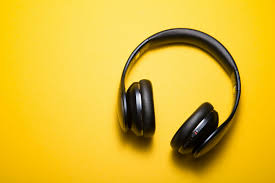
#> input picture File_Handling With OpenCV/headphone.jpg, 275 x 183 px
$ jupyter execute Basics.ipynb
#> lines starting #> are read from the running program, lines starting #| are printed output that depends on the picture
How to read image in OpenCV

[cell 1]
import cv2
image = cv2.imread(r"headphone.jpg")
#> image is the input picture: shape (183, 275, 3); mean B, G, R 46.2, 185.9, 223.7

How to Display Image in OpenCV

[cell 2]
cv2.imshow("HEADPHONE",image)
cv2.waitKey(0)
cv2.destroyAllWindows()

How to Save Image in OpenCV

[cell 3]
cv2.imwrite(r"F:\Convertor\Headphone_output.png",image)
#> Out = True

[cell 4]
image2=cv2.imread(r"F:\Convertor\Headphone_output.png")

[cell 5]
image

[cell 6]
image2

Image Dimensions

[cell 7]
print(image.shape)
#| (183, 275, 3)
image2.shape
#> Out = (183, 275, 3)

GrayScale Image

[cell 8]
gray=cv2.cvtColor(image,cv2.COLOR_BGR2GRAY)
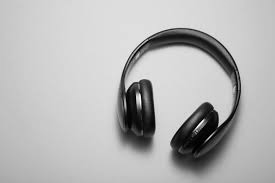
#> gray: shape (183, 275); min 0, max 255, mean 181.3
